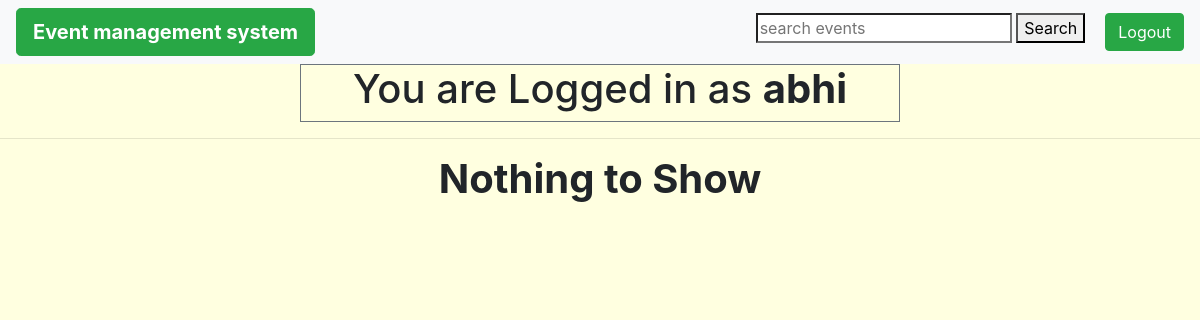
The page /see_you_invited/ (signed in) on the database as committed earlier.
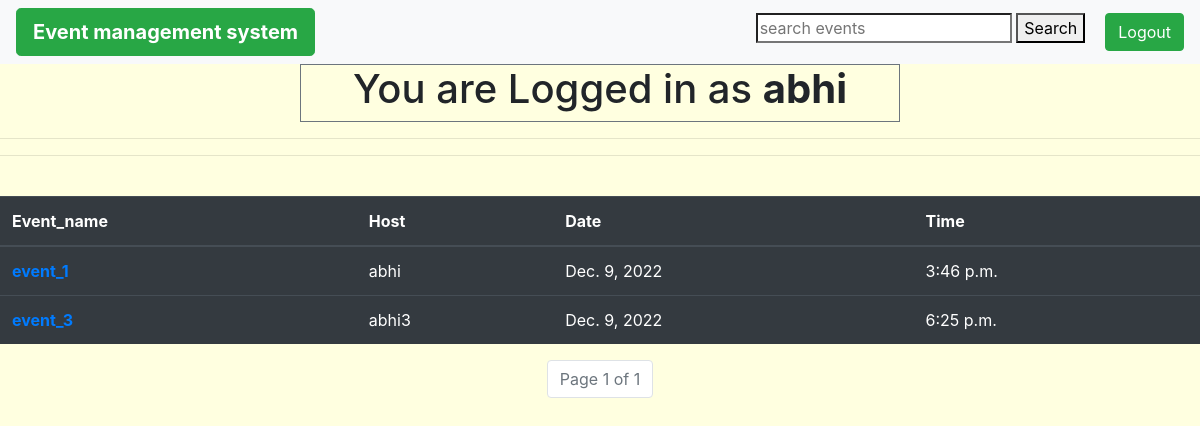
The same page on the database as committed later.
### app/models.py (models this page shows, shortened)
class invited(models.Model):
    user = models.ForeignKey(
        User, on_delete=models.CASCADE, related_name='user')
    event = models.ForeignKey(
        events, on_delete=models.CASCADE, related_name='event')

class events(models.Model):
    host = models.ForeignKey(
        User, on_delete=models.CASCADE, default='request.user', related_name='users')
    event_name = models.CharField(max_length=100)
    date = models.DateField(null=True)
    time = models.TimeField(null=True)
    invited_user = models.ManyToManyField(User, blank=True)

### app/views/events.py (the view)
# urls.py: path('see_you_invited/',events.you_invited,name='you_invited'),
@login_required(login_url='login')
def you_invited(request):
    message = None
    user = request.user
    obj = invited.objects.filter(user=user)
    if len(obj) == 0:
        message = "Nothing to Show "
    p = Paginator(obj, 2)
    page = request.GET.get('page')
    obj = p.get_page(page)
    context = {
        'objs': obj,
        'message': message
    }
    return render(request, 'see_events_you_invited.html', context)

### app/templates/see_events_you_invited.html (shortened to what this page needs)
{% extends 'base.html' %}
{% block content %}
<center>
   {% if message %}
   <h1><b>{{message}}</b></h1>
   {% else %}
   <hr>
   <br>
</center>
<table class="table table-dark">
   <thead>
      <tr>
         <th scope="col">Event_name</th>
         <th scope="col">Host</th>
         <th scope="col">Date</th>
         <th scope="col">Time</th>
      </tr>
   </thead>
   <tbody>
      {% for obj in objs%}
      <tr>
         <th scope="row"><a href="/get_this_event/{{obj.event.id}}">{{obj.event.event_name}}</a></th>
         <td>{{obj.event.host}}</td>
         <td>{{obj.event.date}}</td>
         <td>{{obj.event.time}}</td>
      </tr>
      {% endfor %}
   </tbody>
</table>
<nav aria-label="Page navigation example" mt-30>
   <ul class="pagination justify-content-center">
      <li class="page-item disabled">
         <a class="page-link" href="#" tabindex="-1">Page {{objs.number}} of {{objs.paginator.num_pages}}</a>
      </li>
   </ul>
</nav>
{% endif %}
{% endblock %}

Rows that differ between the two databases and show on the page:
added invited: event.event_name "event_1", event.host "abhi", event "Dec. 9, 2022", event.time "3:46 p.m."
added invited: event.event_name "event_3", event.host "abhi3", event "Dec. 9, 2022", event.time "6:25 p.m."
Other text that changed with them:
{{ objs.number }}: (not shown) → "1"
{{ objs.paginator.num_pages }}: (not shown) → "1"
{{ message }}: "Nothing to Show" → (not shown)
text now shown: "Event_name Host Date Time Page of"
